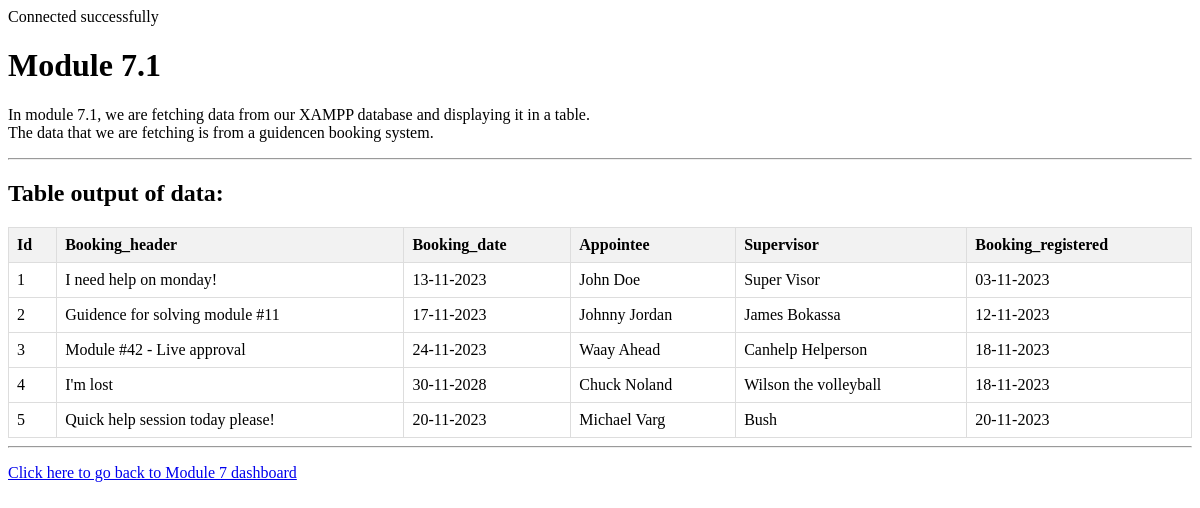
The page /modules/module7_1.php on the database its author committed.
### tables this page shows
CREATE TABLE `guidance_bookings` (
  `id` int(11) NOT NULL,
  `booking_header` varchar(255) NOT NULL,
  `booking_date` date NOT NULL,
  `appointee` varchar(255) NOT NULL,
  `supervisor` varchar(255) NOT NULL,
  `booking_registered` date NOT NULL DEFAULT current_timestamp()
);

### modules/module7_1.php (the view, shortened to what this page needs)
<?php
$servername = "localhost";
$username = "root";
$password = "";
$dbname = "is115_module";
try {
    $conn = new PDO("mysql:host=$servername;dbname=$dbname", $username, $password);
    $conn->setAttribute(PDO::ATTR_ERRMODE, PDO::ERRMODE_EXCEPTION);
} catch (PDOException $e) {
    echo "Connection failed: " . $e->getMessage();
}
?>
<!DOCTYPE html>
<html lang="en">
<head>
</head>
<h1>Module 7.1</h1>
<p>In module 7.1, we are fetching data from our XAMPP database and displaying it in a table.
    <br />
    The data that we are fetching is from a guidencen booking system.
</p>
<hr />
<h2>Table output of data:</h2>
<?php
try {
    $sql = $conn->prepare(
        "SELECT
            id,
            booking_header,
            DATE_FORMAT(booking_date, '%d-%m-%Y') AS booking_date,
            appointee,
            supervisor,
            DATE_FORMAT(booking_registered, '%d-%m-%Y') AS booking_registered
        FROM
            guidance_bookings"
    );
    $sql->execute();
    $result = $sql->fetchAll(PDO::FETCH_ASSOC);
    if (count($result) > 0) {
        echo '<table>';
        echo '<tr>';
        foreach ($result[0] as $key => $value) {
            echo '<th>' . ucfirst($key) . '</th>';
        }
        echo '</tr>';
        foreach ($result as $row) {
            echo '<tr>';
            foreach ($row as $key => $value) {
                echo '<td>' . $value . '</td>';
            }
            echo '</tr>';
        }
        echo '</table>';
    } else {
        echo 'No records found';
    }
} catch (PDOException $e) {
    echo "Error: " . $e->getMessage();
}
?>
<hr />
<p><a href="../">Click here to go back to Module 7 dashboard</a></p>
</body>
</html>

### modules/module7_1.php (style rules this page uses)
table { border-collapse: collapse; width: 100%; margin-top: 20px; }
th, td { border: 1px solid #dddddd; text-align: left; padding: 8px; }
th { background-color: #f2f2f2; }

### rows shown on the page
guidance_bookings: id "1", booking_header "I need help on monday!", value "13-11-2023", appointee "John Doe", supervisor "Super Visor", value "03-11-2023"
guidance_bookings: id "2", booking_header "Guidence for solving module #11", value "17-11-2023", appointee "Johnny Jordan", supervisor "James Bokassa", value "12-11-2023"
guidance_bookings: id "3", booking_header "Module #42 - Live approval", value "24-11-2023", appointee "Waay Ahead", supervisor "Canhelp Helperson", value "18-11-2023"
guidance_bookings: id "4", booking_header "I'm lost", value "30-11-2028", appointee "Chuck Noland", supervisor "Wilson the volleyball", value "18-11-2023"
guidance_bookings: id "5", booking_header "Quick help session today please!", value "20-11-2023", appointee "Michael Varg", supervisor "Bush"

### other values the page prints
$key "Id"
$key "Booking_header"
$key "Booking_date"
$key "Appointee"
$key "Supervisor"
$key "Booking_registered"
